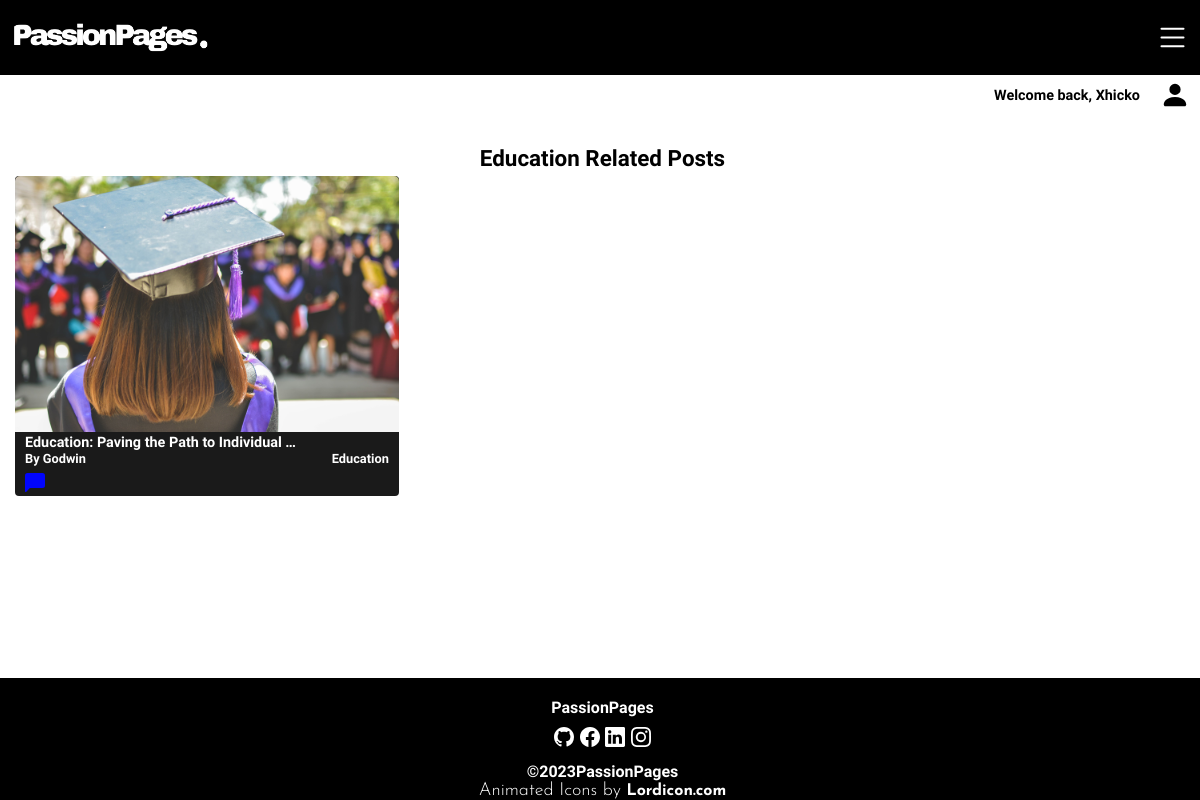
The page /Category/Education/ (signed in) on the database its author committed.
### PassionPage_Users/models.py (models this page shows, shortened)
class Post(models.Model):
    class NewManager(models.Manager):
        def get_queryset(self):
            return super().get_queryset() .filter(Status='published')
    options = (
        ('draft', 'Draft'),
        ('published', 'Published'),
    )
    Title = models.CharField(max_length=250)
    First_Name = models.CharField(max_length=15)
    Last_Name = models.CharField(max_length=15)
    Email = models.EmailField(max_length=30)
    slug = models.SlugField(max_length=250, unique_for_date='Publish', default='default')
    Publish = models.DateTimeField(default=timezone.now )
    Author = models.ForeignKey (User, on_delete=models.CASCADE, related_name='blog_posts')
    Content = models.TextField()
    Category = models.ForeignKey(Category, on_delete=models.PROTECT, default=1)
    Category_Tag = models.CharField(max_length=20, default='Default')
    Image = models.ImageField(upload_to=User_Directory_Path)
    Status = models.CharField(max_length=10, choices=options, default='draft')
    Objects = models.Manager() #default Manager
    Newmanager = NewManager() #custom manager
    def get_absolute_url(self):
        return reverse('PassionPage_Users:Single_Post_Page', args=[self.slug])
    class Meta:
        ordering = ('-Publish',)[:8]

### PassionPage_Users/views.py (the view)
# urls.py: path('Category/<Category>/', CategoryListView.as_view(), name='Category_Page'),
class CategoryListView(LoginRequiredMixin,  ListView):
    template_name = 'PassionPage_Users/Category.html'
    context_object_name = 'Category_Posts'
    queryset = Post.Objects.filter(Status='published')
    def get_queryset(self):
        category_name = self.kwargs['Category']
        category = get_object_or_404(Category, name=category_name)
        category_posts = self.queryset.filter(Category=category)
        return category_posts
    def get_context_data(self, **kwargs):
        context = super().get_context_data(**kwargs)
        category_name = self.kwargs['Category']
        context['Category'] = category_name
        return context

### PassionPage_Users/context_processor.py (called while the page is built)
def Category_List_Options(request):
    Category_List_Options = Category.objects.exclude(name='Default')
    return {'Category_List_Options' : Category_List_Options}

### templates/PassionPage_Users/Category.html (shortened to what this page needs)
{% include  'PassionPage_Users/Navigation.html' %}
    {% load static %}
    {% block content %}
    <div class="User" id="Authenticated">
        <div class="User_Auth">
            <h3>Welcome back, {{user.username}}</h3>
            <svg xmlns="http://www.w3.org/2000/svg"  fill="currentColor" class="bi bi-person-fill User_Activator2" viewBox="0 0 16 16">
                <path d="M3 14s-1 0-1-1 1-4 6-4 6 3 6 4-1 1-1 1zm5-6a3 3 0 1 0 0-6 3 3 0 0 0 0 6"/>
              </svg>
        </div>
        {% if Category_Posts %}
        <div class="Updates">
            <h1>{{ Category }} Related Posts</h1>
        </div>
        {% endif %}
        <div class="Data_Grid_Wrapper">
        {% for Categories_Post in Category_Posts %}
            <div class="Data_Grid_Info">
            <img src="{{Categories_Post.Image.url}}" alt="{{Categories_Post.Category_Tag}}">
                <div class="Meta_Data">
                <a href="{{Categories_Post.get_absolute_url}}">{{ Categories_Post.Title|truncatechars:42}}</a>
                <div class="Data_Grid_Meta_Info Flex">
                    <div class="Meta_Info">
                        <h3>By {{Categories_Post.Last_Name}}</h3>
                    </div>
                    <div class="Meta_Info">
                        <h3>{{Categories_Post.Category_Tag}}</h3>
                    </div>
                </div>
                <div class="Data_Grid_Social Flex">
                    <div class="Socials S_Flex">
                        <svg xmlns="http://www.w3.org/2000/svg" fill="currentColor" class="bi bi-chat-left-fill Ua_Comment" viewBox="0 0 16 16">
                            <path d="M2 0a2 2 0 0 0-2 2v12.793a.5.5 0 0 0 .854.353l2.853-2.853A1 1 0 0 1 4.414 12H14a2 2 0 0 0 2-2V2a2 2 0 0 0-2-2z"/>
                          </svg>
                    </div>
                </div>
                </div>
            </div>
        {% endfor %}
        </div>
    </div>
    {% endblock %}
    {% include  'PassionPage_Users/Footer.html' %}

### static/PassionPage_Users/css/base.css (style rules this page uses)
* { padding: 0; margin: 0; box-sizing: border-box; }
body { display: flex; flex-direction: column; min-height: 100vh; }
.User, .User_Base { position: relative; top: -20px; padding: 0 10px 0 305px; flex-grow: 1; }
.User_Auth { display: flex; justify-content: flex-end; align-items: center; padding: 10px ; position: fixed; top: 0; right: 0; z-index: 2; background-color: #fff; width: 100%; }
.User_Auth h3 { font-family: 'Heebo', sans-serif; font-size: .9rem; margin: 0 20px 0 0; }
.User_Auth svg { width: 30px; cursor: pointer; }
.Updates { margin: 50px 0 0 0; }
.Updates h1 { text-align: center; font-family: 'Heebo', sans-serif; font-size: 1.4rem; }
.Data_Grid_Wrapper { display: grid; grid-template-columns: repeat(3, 1fr); grid-template-rows:auto ; }
.Data_Grid_Info { display: flex; flex-direction: column; width: 300px; background-color: #000000e5; margin: 5px 0; border-radius: 4px; }
.Meta_Data { padding: 1px 10px; }
.Data_Grid_Info a { font-family: 'Heebo', sans-serif; font-size: .9rem; font-weight: 600; color: #fff; text-decoration: none; }
.Data_Grid_Info img { width: 100%; border-radius: 5px 5px 0 0; }
.Flex, .S_Flex { display: flex; flex-direction: row; justify-content: space-between; align-items: center; color: #fff; }
.S_Flex svg { width: 20px; margin-right: 5px; }
.Ua_Comment { color: #0105fd; }
.Meta_Info h3 { font-size: .8rem; font-family: 'Heebo', sans-serif; }
.Data_Grid_Social { padding: 7px 0 2px 0; }
::placeholder { color: #000; }
@media screen and (max-width:1250px) { .User { padding: 70px 10px 0 15px; } }
@media screen and (max-width:1250px) { .User_Auth { top: 70px; right: 0; } }
@media screen and (max-width:1250px) { .Updates { margin: 5px 0 0 0; } }
@media screen and (max-width:1250px) { .Data_Grid_Info { width: 98%; } }

### rows shown on the page
Post: Image (picture), Title "Education: Paving the Path to Individual …", Last_Name "Godwin", Category_Tag "Education"

### other values the page prints
{{ user.username }} "Xhicko"
{{ Category }} "Education"
